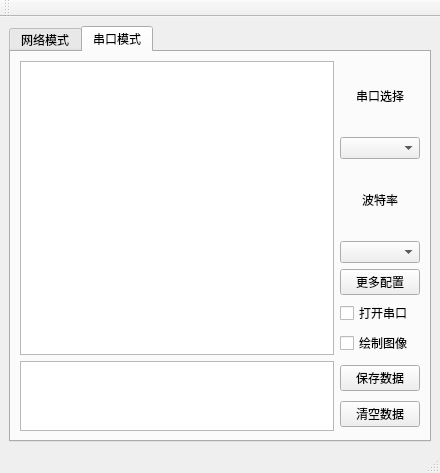
<?xml version="1.0" encoding="UTF-8"?>
<ui version="4.0">
 <class>MainWindow</class>
 <widget class="QMainWindow" name="MainWindow">
  <property name="geometry">
   <rect>
    <x>0</x>
    <y>0</y>
    <width>440</width>
    <height>418</height>
   </rect>
  </property>
  <property name="windowTitle">
   <string>MainWindow</string>
  </property>
  <widget class="QWidget" name="Mainwidget">
   <layout class="QVBoxLayout" name="verticalLayout_2">
    <item>
     <widget class="QTabWidget" name="tabWidget">
      <property name="currentIndex">
       <number>1</number>
      </property>
      <widget class="QWidget" name="socket_tab">
       <attribute name="title">
        <string>网络模式</string>
       </attribute>
       <layout class="QVBoxLayout" name="verticalLayout_7" stretch="8,1">
        <item>
         <layout class="QHBoxLayout" name="horizontalLayout_3" stretch="8,1">
          <property name="spacing">
           <number>0</number>
          </property>
          <item>
           <widget class="GraphicsLayoutWidget" name="socket_graph"/>
          </item>
          <item>
           <layout class="QVBoxLayout" name="verticalLayout_5">
            <item>
             <widget class="QGroupBox" name="groupBox_2">
              <property name="contextMenuPolicy">
               <enum>Qt::DefaultContextMenu</enum>
              </property>
              <property name="layoutDirection">
               <enum>Qt::LeftToRight</enum>
              </property>
              <property name="title">
               <string/>
              </property>
              <property name="alignment">
               <set>Qt::AlignCenter</set>
              </property>
              <layout class="QGridLayout" name="gridLayout_2">
               <property name="sizeConstraint">
                <enum>QLayout::SetDefaultConstraint</enum>
               </property>
               <property name="leftMargin">
                <number>5</number>
               </property>
               <property name="topMargin">
                <number>6</number>
               </property>
               <property name="rightMargin">
                <number>5</number>
               </property>
               <property name="bottomMargin">
                <number>0</number>
               </property>
               <property name="horizontalSpacing">
                <number>0</number>
               </property>
               <property name="verticalSpacing">
                <number>8</number>
               </property>
               <item row="4" column="0">
                <widget class="QLabel" name="label_4">
                 <property name="text">
                  <string>端口</string>
                 </property>
                 <property name="textFormat">
                  <enum>Qt::AutoText</enum>
                 </property>
                 <property name="alignment">
                  <set>Qt::AlignCenter</set>
                 </property>
                </widget>
               </item>
               <item row="5" column="0">
                <widget class="QLineEdit" name="port_input">
                 <property name="minimumSize">
                  <size>
                   <width>70</width>
                   <height>0</height>
                  </size>
                 </property>
                 <property name="alignment">
                  <set>Qt::AlignCenter</set>
                 </property>
                </widget>
               </item>
               <item row="2" column="0">
                <widget class="QLabel" name="label_3">
                 <property name="text">
                  <string>ip选择</string>
                 </property>
                 <property name="alignment">
                  <set>Qt::AlignCenter</set>
                 </property>
                </widget>
               </item>
               <item row="1" column="0">
                <widget class="QComboBox" name="socket_mode">
                 <property name="maxVisibleItems">
                  <number>0</number>
                 </property>
                 <property name="sizeAdjustPolicy">
                  <enum>QComboBox::AdjustToContents</enum>
                 </property>
                </widget>
               </item>
               <item row="0" column="0">
                <widget class="QLabel" name="label_5">
                 <property name="lineWidth">
                  <number>0</number>
                 </property>
                 <property name="text">
                  <string>模式选择</string>
                 </property>
                 <property name="alignment">
                  <set>Qt::AlignCenter</set>
                 </property>
                </widget>
               </item>
               <item row="3" column="0">
                <widget class="QComboBox" name="ip_com">
                 <property name="maxVisibleItems">
                  <number>5</number>
                 </property>
                 <property name="sizeAdjustPolicy">
                  <enum>QComboBox::AdjustToContents</enum>
                 </property>
                 <property name="frame">
                  <bool>true</bool>
                 </property>
                </widget>
               </item>
              </layout>
             </widget>
            </item>
            <item>
             <widget class="QGroupBox" name="groupBox">
              <property name="title">
               <string/>
              </property>
              <property name="alignment">
               <set>Qt::AlignRight|Qt::AlignTrailing|Qt::AlignVCenter</set>
              </property>
              <layout class="QGridLayout" name="gridLayout">
               <item row="0" column="0">
                <widget class="QCheckBox" name="socket_switch">
                 <property name="text">
                  <string>打开连接</string>
                 </property>
                </widget>
               </item>
               <item row="1" column="0">
                <widget class="QCheckBox" name="socket_paint_switch">
                 <property name="text">
                  <string>绘制图像</string>
                 </property>
                 <property name="checked">
                  <bool>false</bool>
                 </property>
                </widget>
               </item>
               <item row="2" column="0">
                <widget class="QCheckBox" name="recv_data_btn">
                 <property name="text">
                  <string>接收数据</string>
                 </property>
                 <property name="checked">
                  <bool>true</bool>
                 </property>
                </widget>
               </item>
              </layout>
             </widget>
            </item>
           </layout>
          </item>
         </layout>
        </item>
        <item>
         <layout class="QHBoxLayout" name="horizontalLayout_4" stretch="8,1">
          <property name="spacing">
           <number>0</number>
          </property>
          <item>
           <widget class="QTextEdit" name="socket_recv_show"/>
          </item>
          <item>
           <widget class="QGroupBox" name="groupBox_3">
            <property name="title">
             <string/>
            </property>
            <layout class="QGridLayout" name="gridLayout_3">
             <property name="leftMargin">
              <number>5</number>
             </property>
             <property name="topMargin">
              <number>6</number>
             </property>
             <property name="rightMargin">
              <number>5</number>
             </property>
             <property name="bottomMargin">
              <number>5</number>
             </property>
             <property name="horizontalSpacing">
              <number>0</number>
             </property>
             <property name="verticalSpacing">
              <number>4</number>
             </property>
             <item row="0" column="0">
              <widget class="QPushButton" name="save_socket_data">
               <property name="text">
                <string>保存数据</string>
               </property>
              </widget>
             </item>
             <item row="1" column="0">
              <widget class="QPushButton" name="clear_socket_data">
               <property name="text">
                <string>清空数据</string>
               </property>
              </widget>
             </item>
            </layout>
           </widget>
          </item>
         </layout>
        </item>
       </layout>
      </widget>
      <widget class="QWidget" name="uart_tab">
       <attribute name="title">
        <string>串口模式</string>
       </attribute>
       <layout class="QGridLayout" name="gridLayout_7" rowstretch="7,1">
        <item row="0" column="0">
         <layout class="QHBoxLayout" name="horizontalLayout" stretch="6,1">
          <item>
           <widget class="GraphicsLayoutWidget" name="serial_graph"/>
          </item>
          <item>
           <layout class="QVBoxLayout" name="verticalLayout">
            <property name="sizeConstraint">
             <enum>QLayout::SetFixedSize</enum>
            </property>
            <property name="rightMargin">
             <number>0</number>
            </property>
            <item>
             <layout class="QGridLayout" name="gridLayout_5">
              <item row="0" column="0">
               <widget class="QLabel" name="label_2">
                <property name="text">
                 <string>串口选择</string>
                </property>
                <property name="alignment">
                 <set>Qt::AlignCenter</set>
                </property>
               </widget>
              </item>
              <item row="1" column="0">
               <widget class="QComboBox" name="uart_com"/>
              </item>
              <item row="2" column="0">
               <widget class="QLabel" name="label">
                <property name="text">
                 <string>波特率</string>
                </property>
                <property name="textFormat">
                 <enum>Qt::AutoText</enum>
                </property>
                <property name="alignment">
                 <set>Qt::AlignCenter</set>
                </property>
               </widget>
              </item>
              <item row="3" column="0">
               <widget class="QComboBox" name="baud_boxcom"/>
              </item>
             </layout>
            </item>
            <item>
             <layout class="QGridLayout" name="gridLayout_4">
              <item row="2" column="0">
               <widget class="QCheckBox" name="uart_paint_switch">
                <property name="text">
                 <string>绘制图像</string>
                </property>
               </widget>
              </item>
              <item row="1" column="0">
               <widget class="QCheckBox" name="com_switch">
                <property name="text">
                 <string>打开串口</string>
                </property>
               </widget>
              </item>
              <item row="0" column="0">
               <widget class="QPushButton" name="uart_config_btn">
                <property name="text">
                 <string>更多配置</string>
                </property>
               </widget>
              </item>
             </layout>
            </item>
           </layout>
          </item>
         </layout>
        </item>
        <item row="1" column="0">
         <layout class="QHBoxLayout" name="horizontalLayout_2" stretch="6,1">
          <property name="sizeConstraint">
           <enum>QLayout::SetMinimumSize</enum>
          </property>
          <item>
           <widget class="QTextEdit" name="uart_recv_show"/>
          </item>
          <item>
           <layout class="QGridLayout" name="gridLayout_6">
            <property name="horizontalSpacing">
             <number>0</number>
            </property>
            <property name="verticalSpacing">
             <number>6</number>
            </property>
            <item row="0" column="0">
             <widget class="QPushButton" name="save_uart_data_btn">
              <property name="minimumSize">
               <size>
                <width>7</width>
                <height>0</height>
               </size>
              </property>
              <property name="text">
               <string>保存数据</string>
              </property>
              <property name="iconSize">
               <size>
                <width>16</width>
                <height>16</height>
               </size>
              </property>
              <property name="autoExclusive">
               <bool>false</bool>
              </property>
              <property name="default">
               <bool>false</bool>
              </property>
              <property name="flat">
               <bool>false</bool>
              </property>
             </widget>
            </item>
            <item row="1" column="0">
             <widget class="QPushButton" name="clear_uart_data">
              <property name="text">
               <string>清空数据</string>
              </property>
             </widget>
            </item>
           </layout>
          </item>
         </layout>
        </item>
       </layout>
      </widget>
     </widget>
    </item>
   </layout>
  </widget>
  <widget class="QMenuBar" name="menubar">
   <property name="geometry">
    <rect>
     <x>0</x>
     <y>0</y>
     <width>440</width>
     <height>22</height>
    </rect>
   </property>
  </widget>
  <widget class="QToolBar" name="toolBar">
   <property name="windowTitle">
    <string>toolBar</string>
   </property>
   <attribute name="toolBarArea">
    <enum>TopToolBarArea</enum>
   </attribute>
   <attribute name="toolBarBreak">
    <bool>false</bool>
   </attribute>
  </widget>
  <widget class="QStatusBar" name="statusBar"/>
 </widget>
 <customwidgets>
  <customwidget>
   <class>GraphicsLayoutWidget</class>
   <extends>QGraphicsView</extends>
   <header location="global">pyqtgraph</header>
  </customwidget>
 </customwidgets>
 <resources/>
 <connections/>
</ui>
